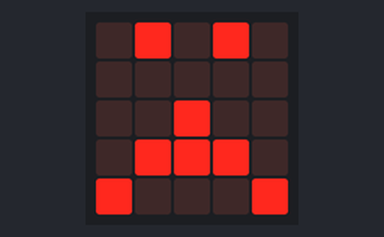
Bench run of a program on a simulated BBC micro:bit (MakeCode). Shown: the board's 5×5 LED display.

Above: at 0.1 s.
At 0.6 s:
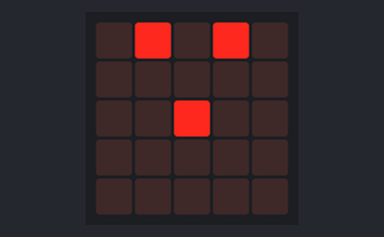
At 1.21 s:
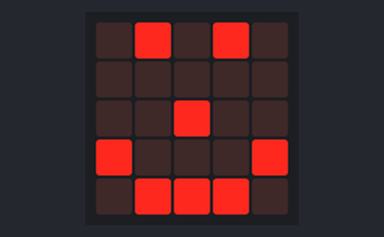

Measured:
- by itself, everything shown: repeats every 1.4 s, in 3 steps
- what the display in image 1 shows lasts 0.5 s, from 0.5 s to 1.0 s
- what the display in image 2 shows lasts 0.4 s, from 1.0 s to 1.4 s

The program:

main.ts
```typescript
// comentário
basic.forever(function () {
    basic.showLeds(`
        . # . # .
        . . . . .
        . . # . .
        . # # # .
        # . . . #
        `)
    basic.pause(100)
    basic.showLeds(`
        . # . # .
        . . . . .
        . . # . .
        . . . . .
        . . . . .
        `)
    basic.pause(100)
    basic.showLeds(`
        . # . # .
        . . . . .
        . . # . .
        # . . . #
        . # # # .
        `)
})
```

test.ts
```typescript
// os teses vão aqui; isto não será compilado quando este pacote for usado como extensão.
```
